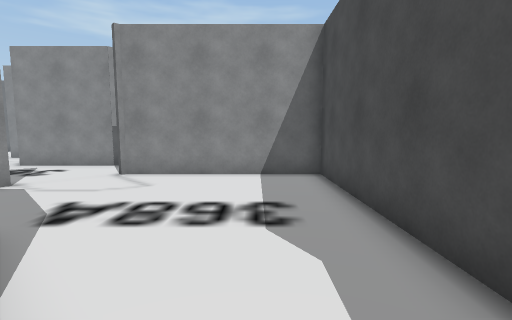
view 1 (above)

23 first-person views from a walk through a Unity game level. The camera is 1.4 m above the floor, tilts 6° down and sees 85° across. The floor is counted in squares, 1 m on a side. Each view is taken from the middle of a square. On the plan, view 1 faces up. The plan holds only what a view shows up to about 14 squares ahead; the rest is blank. The place goes on beyond the plan. The player character is not drawn.

view 2
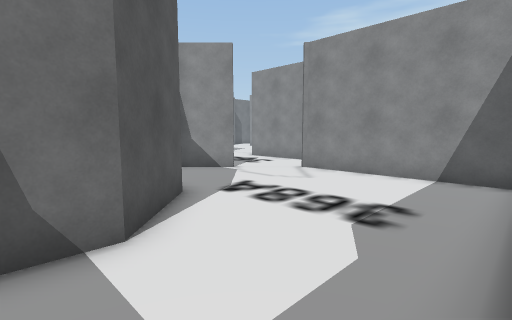

view 3
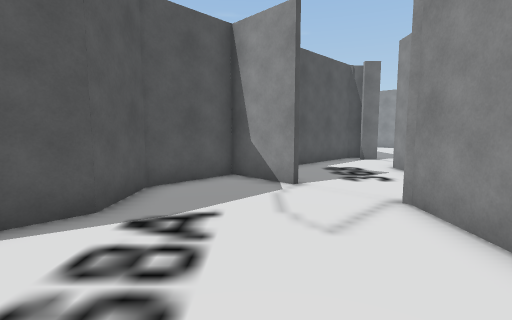

view 4
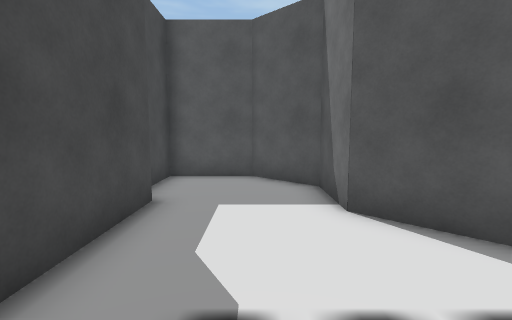

view 5
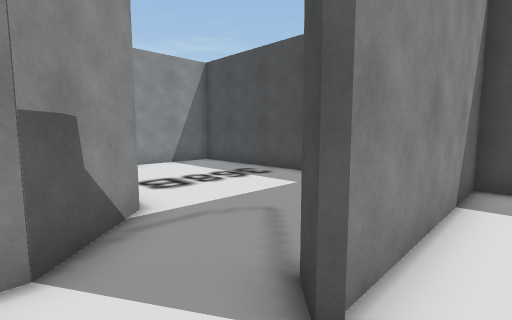

view 6
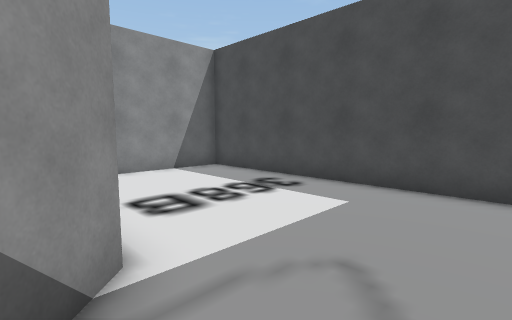

view 7
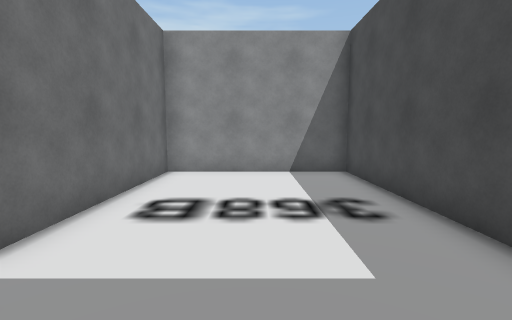

view 8
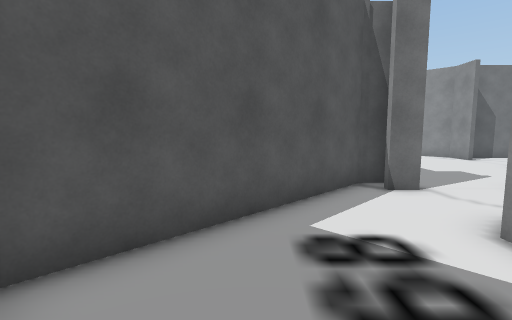

view 9
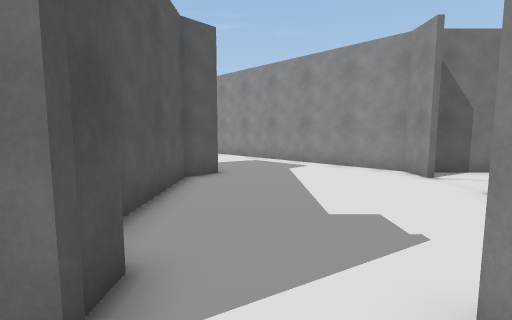

view 10
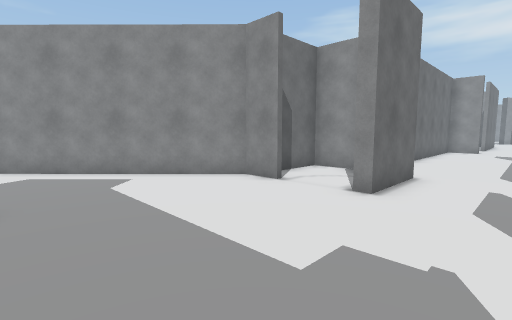

view 11
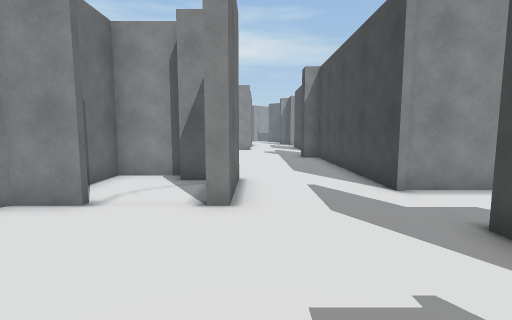

view 12
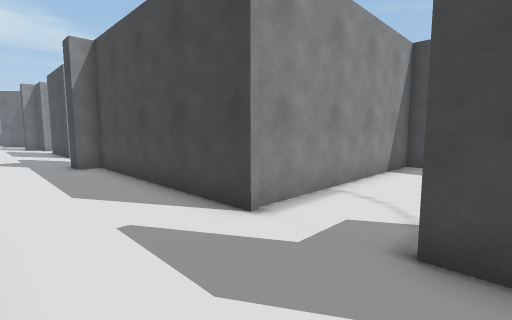

view 13
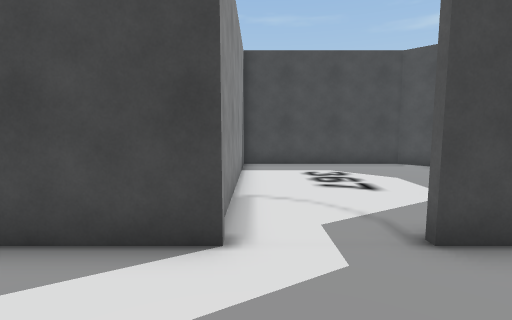

view 14
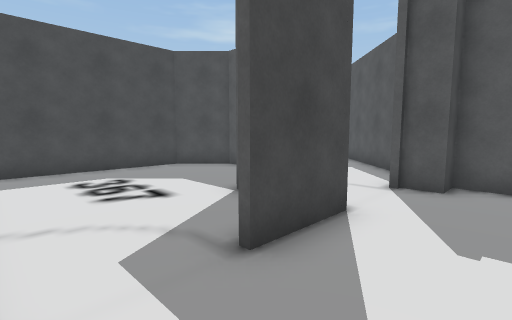

view 15
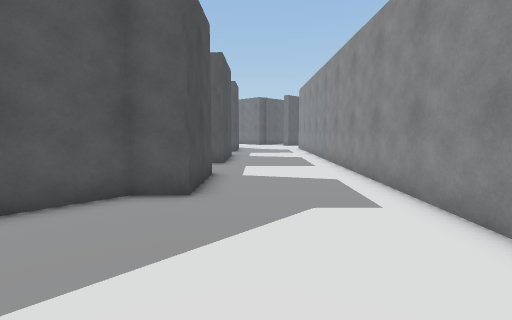

view 16
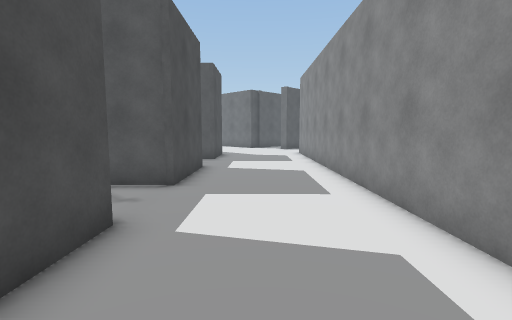

view 17
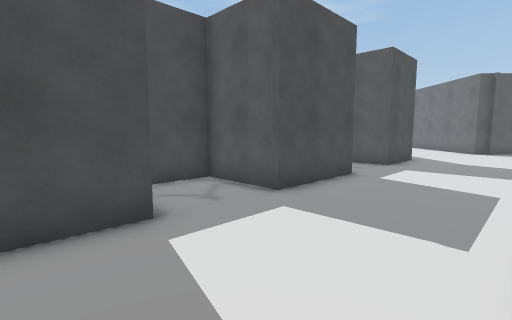

view 18
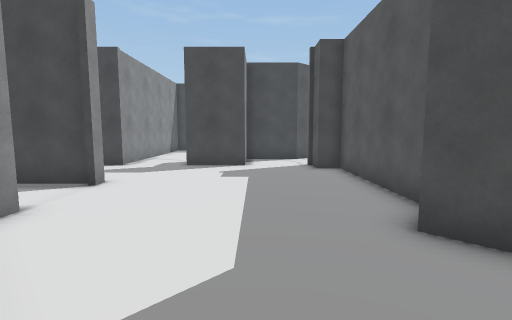

view 19
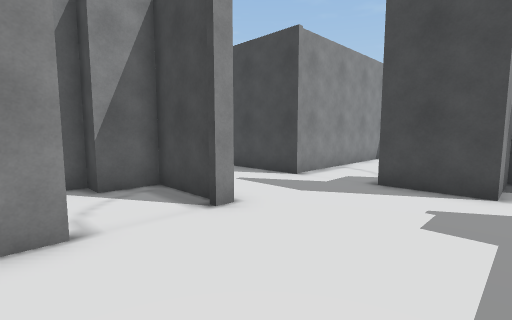

view 20
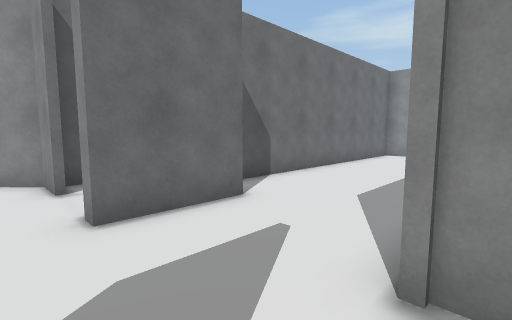

view 21
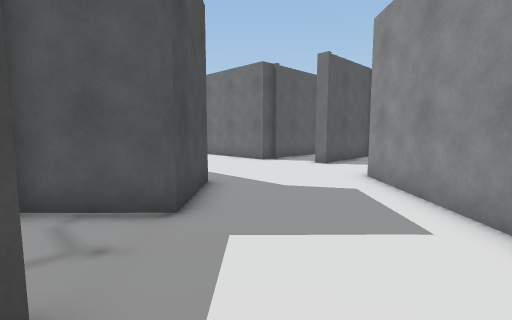

view 22
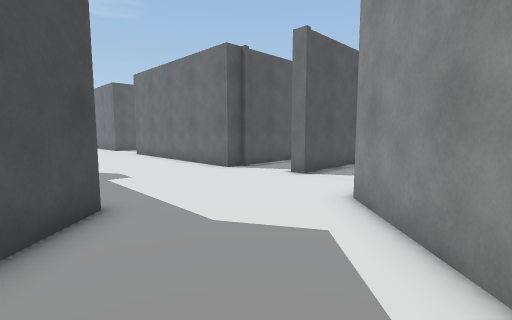

view 23
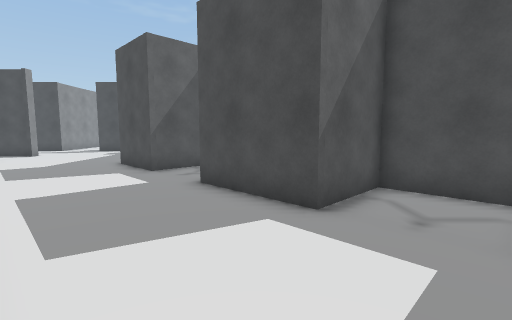

### Floor plan
Points are (right, up) in squares from view 1. A wall is a line through its corners. A room is listed if a view was taken in it or the views show most of it. See-through windows are left out.
Room 1 (views 1, 2, 3, 4)
walls: (-6.2, 7) (-7.9, 5.3) (-5.9, 3.3) (-3.7, 3.3) (-1.6, 1.2) (-1.6, -1.1) (-0.1, -2.6) (2.7, -2.6) (2.7, -1); (2.1, 0.4) (2.1, 9) (-4.5, 9)
ways out: opening at (-5.7, 8) to room 2
Room 2 (views 5, 8)
walls: (-5.7, 11.2) (-9.6, 11.2); (-12.7, 10.1) (-8.4, 5.7)
ways out: opening at (-5.7, 8) to room 1; opening at (-5, 10) to room 3; opening at (-11.5, 11) to room 4
Room 3 (views 6, 7)
walls: (2.1, 10.2) (2.1, 19.5) (-4.1, 19.5); (-4.5, 9) (-3.8, 9.6); (-4, 19.6) (-4, 12.9) (-5.7, 11.2)
ways out: opening at (-5, 10) to room 2
Room 4 (views 9, 10, 11, 12, 13, 14, 15, 16, 17, 18, 19, 20, 21, 22, 23)
walls: (-20.9, 8.2) (-22.3, 9.6) (-20.2, 11.7) (-19.3, 10.9) (-13.6, 10.9) (-13.6, 11.7) (-12.6, 11.7); (-19.1, 18.1) (-20.6, 18.1) (-35.5, 3.4); (-13.4, 11.5) (-13.4, 10.8) (-12.7, 10.1); (-16.7, 18.4) (-16.7, 20.9) (-18.1, 20.9) (-18.1, 21.7) (-20.3, 21.7) (-20.3, 18.5); (-12.5, 12) (-12.5, 11.1); (-27, 1.2) (-25.2, 3) (-27.1, 4.9) (-24.5, 7.5) (-22.6, 5.5) (-21.2, 6.9); (-16.5, 21.1) (-16.5, 18.1) (-17, 18.1); (-9.9, 11.6) (-10.2, 12) (-10.2, 14.5) (-12.7, 14.5) (-12.7, 16.9); (-31.5, 0.6) (-29.3, 2.7) (-27.4, 0.8); (-6.4, 11.4) (-5.8, 11.4) (-4.2, 13) (-4.2, 19.5); (-17.9, 27.5) (-17.9, 22.4); (-4.1, 19.5) (-12.7, 19.5) (-12.7, 27.5); (-37.6, -2.3) (-36.8, -2.3) (-36.8, -5.5); (-40.5, 0.6) (-37.5, 0.6) (-37.5, 0.1); (-40.5, -2.3) (-37.9, -2.3)
ways out: opening at (-11.5, 11) to room 2

Positions as (right, up) in squares from view 1, and headings:
1: (0, 0), facing up
2: (2, 0), facing up-left
3: (1, 6), facing left
4: (0, 6), facing down
5: (-6, 8), facing up-right
6: (-5, 10), facing up-right
7: (-1, 10), facing up
8: (-6, 8), facing left
9: (-11, 13), facing left
10: (-14, 12), facing up-left
11: (-16, 13), facing up
12: (-16, 16), facing up-right
13: (-16, 19), facing right
14: (-15, 19), facing down-right
15: (-17, 17), facing down-left
16: (-21, 14), facing down-left
17: (-24, 14), facing down
18: (-24, 14), facing right
19: (-20, 14), facing up-right
20: (-12, 17), facing up-left
21: (-27, 7), facing down-left
22: (-30, 6), facing down-left
23: (-32, 6), facing right
